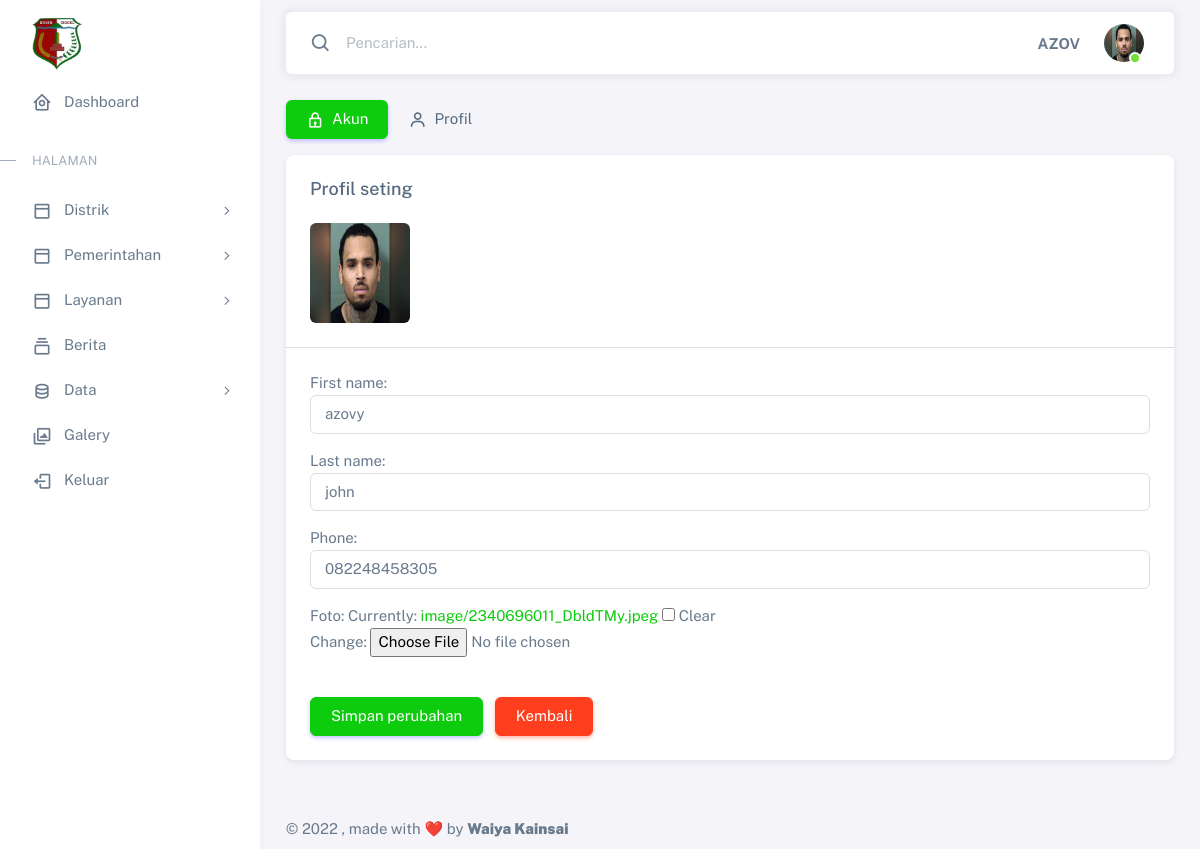
Page /panel/profileseting/ (signed in) on the committed database.
### panel/models.py (models this page shows)
class UserProfile(models.Model):
    user = models.OneToOneField(User, on_delete=models.CASCADE)
    first_name = models.CharField(max_length=100, null=True)
    last_name = models.CharField(max_length=100, null=True)
    phone = models.CharField(max_length=12, null=True)
    foto = models.ImageField(blank=True, null=True, upload_to="image/")

### panel/views.py (the view)
# urls.py: path('profileseting/',views.user_profile, name='profileseting'),
@login_required(login_url='panel:login')
def user_profile(request):
    groupcheck = Group.objects.get(name= 'admin')
    form = UserProfileForm(request.POST or None, request.FILES or None, instance=request.user.userprofile)
    if form.is_valid():
        form.save()
        return redirect('/panel/')
    context = {
        'title': 'Panel | Profil seting',
        'form': form,
        'groupcheck':groupcheck,
    }
    return render(request, 'panel/personal_seting.html', context)

### panel/forms.py
class UserProfileForm(ModelForm):
    class Meta:
        model = UserProfile
        fields = ('first_name', 'last_name', 'phone', 'foto')
        widgets = {
            'first_name': forms.TextInput(attrs={'class': 'form-control', }),
            'last_name': forms.TextInput(attrs={'class': 'form-control', }),
            'phone': forms.TextInput(attrs={'class': 'form-control', 'maxlength':'12', }),
        }

### templates/panel/personal_seting.html (shortened to what this page needs)
{% extends '../adminbase.html' %}
{% load static %}
{% load widget_tweaks %}
{% block content %}
<div class="col-md-12">
    <ul class="nav nav-pills flex-column flex-md-row mb-3">
        <li class="nav-item">
          <a class="nav-link active" href="{% url 'panel:userprofile' %}"><i class="bx bx-lock me-1"></i> Akun</a>
        </li>
        <li class="nav-item">
          <a class="nav-link" href="{% url 'panel:profileseting' %}"><i class="bx bx-user me-1"></i> Profil</a>
        </li>
      </ul>
<div class="card mb-4">
    <h5 class="card-header">Profil seting</h5>
    <div class="card-body">
        <div class="d-flex align-items-start align-items-sm-center gap-4">
            {% if request.user.userprofile.foto %}
          <img
            src="{{request.user.userprofile.foto.url}}"
            alt="user-avatar"
            class="d-block rounded"
            height="100"
            width="100"
            id="uploadedAvatar"
          />
          {% endif %}
        </div>
      </div>
    <hr class="my-0" />
    <div class="card-body">
        <form method="POST" enctype="multipart/form-data">
        <div class="row">
          <div class="mb-3 col-md-12">
            {{ form.as_p}}
          </div>
        </div>
        <div class="mt-2">
          <button type="submit" class="btn btn-primary me-2">Simpan perubahan</button>
          <a href= "{% url 'panel:index' %}" class="btn btn-danger">Kembali</a>
        </div>
      </form>
    </div>
  </div>
</div>
{% endblock content %}

### templates/adminbase.html (shortened to what this page needs)
{% load static %}
<!DOCTYPE html>
<html
  lang="en"
  class="light-style layout-menu-fixed"
  dir="ltr"
  data-theme="theme-default"
  data-assets-path="../assets/"
  data-template="vertical-menu-template-free"
>
  <head>
    <link rel="stylesheet" href=" {% static 'vendor/fonts/boxicons.css' %}" />
    <link rel="stylesheet" href="{% static 'vendor/css/core.css' %}" class="template-customizer-core-css" />
    <link rel="stylesheet" href="{% static 'vendor/css/theme-default.css' %}" class="template-customizer-theme-css" />
    <link rel="stylesheet" href="{% static 'vendor/css/organisasi.css' %}" class="template-customizer-theme-css" />
    <link rel="stylesheet" href="{% static 'css/demo.css' %}" />
    <link rel="stylesheet" href="{% static 'vendor/libs/perfect-scrollbar/perfect-scrollbar.css' %}" />
    <link rel="stylesheet" href="{% static 'vendor/libs/apex-charts/apex-charts.css' %}" />
  </head>
  <body onload="startTime()">
    <div class="layout-wrapper layout-content-navbar">
      <div class="layout-container">
        {% include 'panel/admin_menu.html' %}
        <div class="layout-page">
          <nav
            class="layout-navbar container-xxl navbar navbar-expand-xl navbar-detached align-items-center bg-navbar-theme"
            id="layout-navbar"
          >
            <div class="navbar-nav-right d-flex align-items-center" id="navbar-collapse">
              <div class="navbar-nav align-items-center">
                <div class="nav-item d-flex align-items-center">
                  <i class="bx bx-search fs-4 lh-0"></i>
                  <input
                    type="text"
                    class="form-control border-0 shadow-none"
                    placeholder="Pencarian..."
                    aria-label="Search..."
                  />
                </div>
              </div>
              <ul class="navbar-nav flex-row align-items-center ms-auto">
                <li class="nav-item lh-1 me-3">
                  <strong >{{request.user|upper}}</strong>
                </li>
                <li class="nav-item navbar-dropdown dropdown-user dropdown">
                  <a class="nav-link dropdown-toggle hide-arrow" href="javascript:void(0);" data-bs-toggle="dropdown">
                    <div class="avatar avatar-online">
                      {% if request.user.userprofile.foto %}
                      <img src="{{ request.user.userprofile.foto.url }}" alt class="w-px-40 h-saja rounded-circle" />
                      {% else %}
                      <img src="{% static 'img/user_blank.png' %}" alt class="w-px-40 h-auto rounded-circle" />
                      {% endif %}
                    </div>
                  </a>
                </li>
              </ul>
            </div>
          </nav>
          <div class="content-wrapper">
            <div class="container-xxl flex-grow-1 container-p-y">
            {% block content %}
            {% endblock content %}
            </div>
            <footer class="content-footer footer bg-footer-theme">
              <div class="container-xxl d-flex flex-wrap justify-content-between py-2 flex-md-row flex-column">
                <div class="mb-2 mb-md-0">
                  ©
                  , made with ❤️ by
                  <a href="#" target="_blank" class="footer-link fw-bolder">Waiya Kainsai</a>
                </div>
              </div>
            </footer>
          </div>
        </div>
      </div>
    </div>
  </body>
</html>

### rows in the picture
UserProfile: first_name "azovy", last_name "john", phone "082248458305"

### other values in the picture
{{ request.user|upper }} "AZOV"
